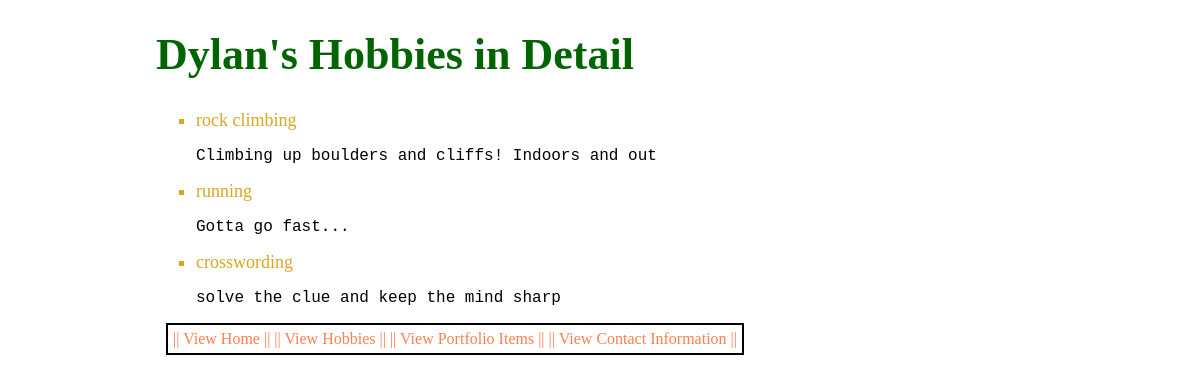
/hobby/hobbyDetail/, run on the app's committed database.
### items/models.py (models this page shows, shortened)
class Hobby(models.Model):
    name = models.CharField(max_length=100)
    description = models.TextField()
    img_path = models.CharField(max_length=100, blank=True, null=True)

### items/views.py (the view)
# urls.py: path("hobby/hobbyDetail/", views.hobbyDetail, name="hobbyDetail"),
def hobbyDetail(request):
    hobbyList = Hobby.objects.all()
    context = {"hobbyList": hobbyList, "apis": apis}
    return render(request, "items/hobbyDetail.html", context)

### items/templates/items/hobbyDetail.html (shortened to what this page needs)
{% load static %}
<!DOCTYPE html>
<html>
<head>
    <link href="{% static 'css/styles.css' %}" rel="stylesheet">
</head>
<body>
<div class="content">
    <h1>Dylan's Hobbies in Detail</h1>
    <ul>
    {% for hobby in hobbyList %}
        <li>{{hobby.name}}</li>
        <p>{{hobby.description}}</p>
    {% endfor %}
    </ul>
<div id="home-links">
    {% for api in apis %}
        <a href="{{ api.path }}">|| {{ api.name }} ||</a>
    {% endfor %}
</div>
</div>
</body>
</html>

### items/static/css/styles.css (style rules this page uses)
.content { width: 75%; margin: 0 auto; }
h1 { color: darkgreen; font-size: 44px; }
ul li { font-size: 18px; list-style-type: square; color: goldenrod; }
#home-links { border: 2px solid black; width: fit-content; padding: 5px; font-family: "Malgun Gothic"; margin: 10px; }
#home-links a { text-decoration: none; }
#home-links a:link { color: coral; }
p { font-family: "Courier New"; }

### data on the page
Hobby: name "rock climbing", description "Climbing up boulders and cliffs! Indoors and out"
Hobby: name "running", description "Gotta go fast..."
Hobby: name "crosswording", description "solve the clue and keep the mind sharp"

### other printed values
{{ api.name }} "View Home" "View Hobbies" "View Portfolio Items" "View Contact Information"
